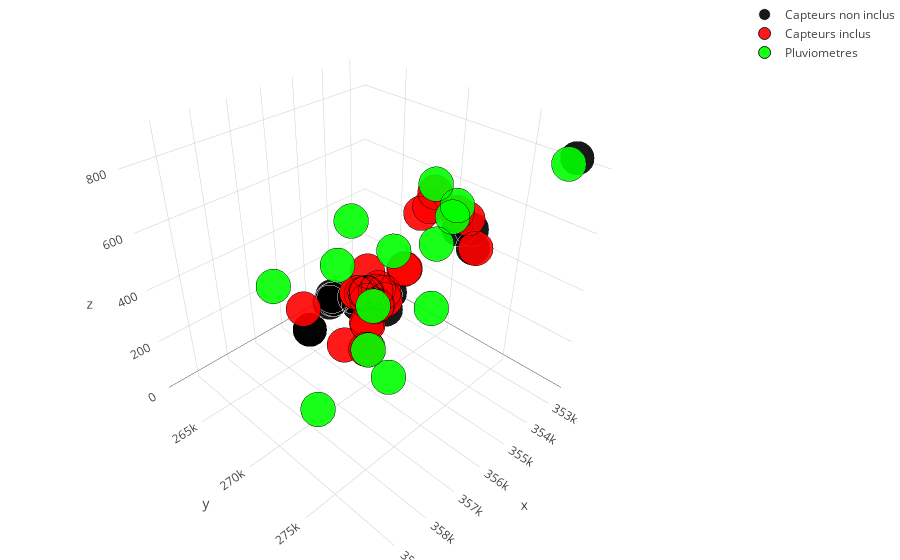
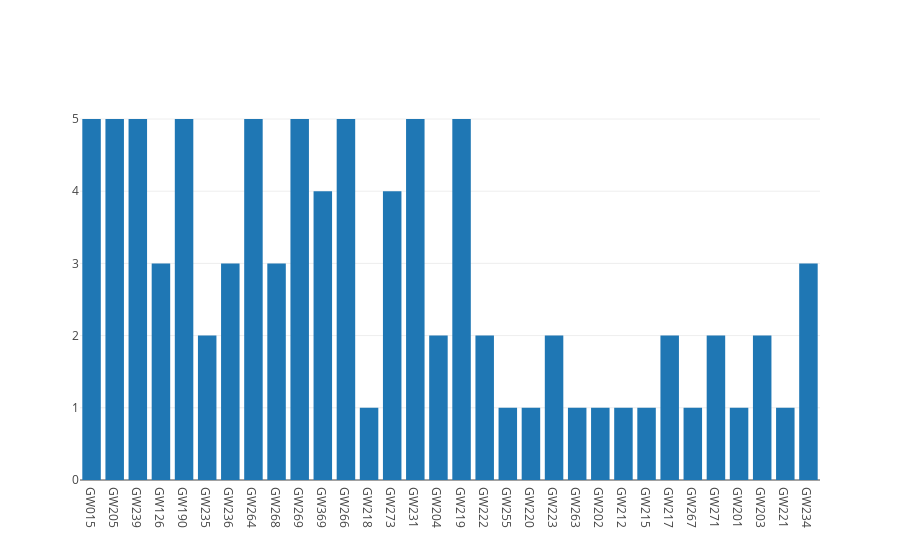
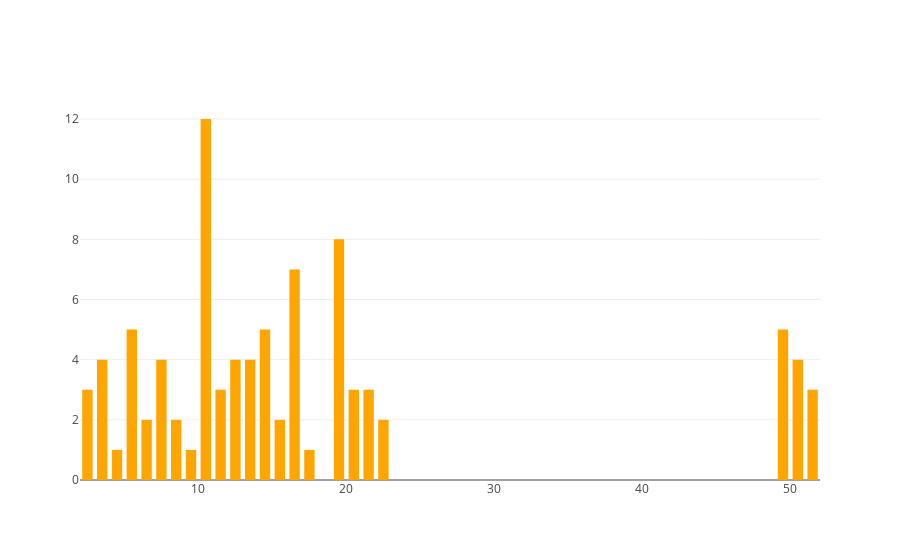
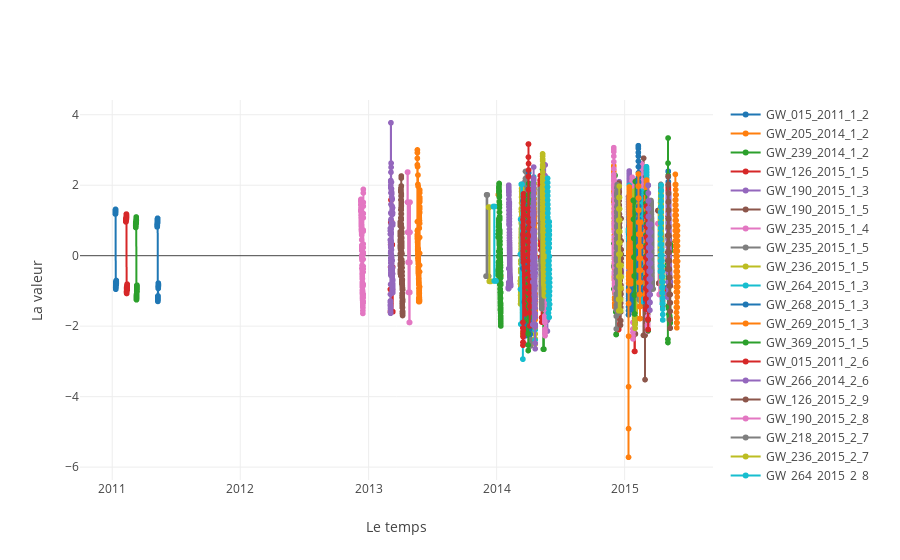

The notebook cell these images were saved under, in order:
### Markdown cell above
### n_obs: numéro du cluster analysé

### Code cell
n_obs = 4
cluster_GW.geo.plotly_3D(cluster_GW.cluster_by_name[n_obs])
#cluster_GW.geo.distance_matrix()
cluster_GW.ploter.plot_histo_2(n_obs)
cluster_GW.clust_hoverview(n_obs)

### Figure 1 — Plotly figure (JSON) as saved in the notebook; plotly's stock layout.template omitted (floating-point values rounded to 4 significant figures)
{"data": [{"hovertext": ["GW011", "GW071", "GW082", "GW200", "GW211", "GW214", "GW225", "GW226", "GW227", "GW232", "GW270", "GW361", "GW362", "GW364", "GW366", "GW367", "GW368", "GW378", "GW379", "GW380", "GW381"], "marker": {"color": "rgb(0, 0, 0)", "line": {"color": "rgb(255, 255, 255)", "width": 1}, "opacity": 0.9, "size": 12, "symbol": "circle"}, "mode": "markers", "name": "Capteurs non inclus", "type": "scatter3d", "x": [354496, 353502, 353732, 353363, 352956, 352742, 354134, 354134, 353694, 353289, 356308, 355045, 355112, 355588, 353682, 358986, 358984, 358672, 358792, 353316, 354115], "y": [274914, 266062, 263743, 262884, 264736, 264728, 261830, 261830, 263213, 262598, 277034, 267983, 268132, 276561, 279098, 273539, 273536, 274392, 274521, 263784, 261954], "z": [560.3, 28.01, 4.46, 16.04, 17.34, 23.4, 4.319, 4.319, 23.47, 5.5, 762.7, 13.62, 14.43, 714.9, 874.9, 542.8, 542.9, 647.6, 640.4, 14.29, 8.24]}, {"hovertext": ["GW015", "GW126", "GW190", "GW201", "GW202", "GW203", "GW204", "GW205", "GW212", "GW215", "GW218", "GW219", "GW220", "GW221", "GW222", "GW223", "GW231", "GW234", "GW235", "GW236", "GW239", "GW263", "GW264", "GW266", "GW268", "GW269", "GW271", "GW369"], "marker": {"color": "rgb(255, 0, 0)", "line": {"color": "rgb(0, 0, 0)", "width": 1}, "opacity": 0.9, "size": 12, "symbol": "circle"}, "mode": "markers", "name": "Capteurs inclus", "type": "scatter3d", "x": [359430, 357185, 357159, 353241, 353266, 353301, 353443, 353475, 352719, 353412, 353466, 355137, 352859, 352649, 353186, 353396, 355386, 353421, 354213, 354252, 355119, 357581, 356261, 356460, 356536, 355521, 356229, 354382], "y": [274526, 275589, 275590, 263418, 263435, 263386, 262807, 262884, 264028, 263858, 265009, 267953, 263479, 263279, 265243, 264909, 266404, 263297, 265778, 265992, 268130, 274049, 275381, 275502, 275134, 276143, 276707, 274922], "z": [664.3, 664.6, 664.5, 21.5, 21.5, 21.6, 18.2, 20.7, 6.01, 5.34, 12.72, 13, 5.523, 4.26, 30.77, 10.35, 3.712, 23.09, 4.31, 5.42, 14.3, 645.4, 829.4, 801.6, 779.6, 733.7, 798.5, 553.2]}, {"hovertext": ["RG007", "RG009", "RG010", "RG011", "RG012", "RG013", "RG014", "RG018", "RG019", "RG023", "RG024", "RG026", "RG027", "RG028"], "marker": {"color": "rgb(0, 255, 0)", "line": {"color": "rgb(0, 0, 0)", "width": 1}, "opacity": 0.9, "size": 12, "symbol": "circle"}, "mode": "markers", "name": "Pluviometres", "type": "scatter3d", "x": [353648, 359693, 358192, 353659, 358059, 356121, 355121, 354572, 356083, 358709, 356252, 355050, 352840, 357484], "y": [265083, 273310, 274507, 278688, 271044, 272373, 268146, 272454, 275066, 274920, 276747, 274330, 269090, 275544], "z": [27.19, 712.3, 829.4, 851.0, 90.34, 108.1, 14.39, 523.0, 837.2, 750, 819, 678, 72, 733]}], "layout": {"margin": {"b": 0, "l": 0, "r": 0, "t": 0}}}

### Figure 2 — Plotly figure (JSON) as saved in the notebook; plotly's stock layout.template omitted (floating-point values rounded to 4 significant figures)
{"data": [{"histfunc": "count", "name": "count captors", "type": "histogram", "x": ["GW015", "GW205", "GW239", "GW126", "GW190", "GW190", "GW235", "GW235", "GW236", "GW264", "GW268", "GW269", "GW369", "GW015", "GW266", "GW126", "GW190", "GW218", "GW236", "GW264", "GW269", "GW273", "GW015", "GW231", "GW239", "GW204", "GW219", "GW219", "GW222", "GW231", "GW231", "GW239", "GW255", "GW266", "GW190", "GW220", "GW223", "GW263", "GW264", "GW266", "GW268", "GW269", "GW273", "GW369", "GW369", "GW219", "GW231", "GW202", "GW212", "GW215", "GW217", "GW219", "GW222", "GW267", "GW271", "GW201", "GW204", "GW266", "GW269", "GW273", "GW015", "GW239", "GW126", "GW203", "GW217", "GW221", "GW223", "GW234", "GW264", "GW266", "GW190", "GW203", "GW239", "GW264", "GW269", "GW273", "GW015", "GW205", "GW205", "GW205", "GW205", "GW219", "GW231", "GW234", "GW234", "GW236", "GW268", "GW271", "GW369"]}], "layout": {}}

### Figure 3 — Plotly figure (JSON) as saved in the notebook; plotly's stock layout.template omitted (floating-point values rounded to 4 significant figures)
{"data": [{"autobinx": false, "histfunc": "count", "marker": {"color": "orange"}, "name": "count weeks", "type": "histogram", "x": ["02", "02", "02", "05", "03", "05", "04", "05", "05", "03", "03", "03", "05", "06", "06", "09", "08", "07", "07", "08", "07", "07", "10", "10", "10", "13", "12", "13", "11", "11", "12", "13", "13", "12", "10", "10", "10", "12", "10", "10", "10", "10", "10", "10", "11", "14", "17", "14", "16", "16", "14", "16", "14", "14", "16", "15", "15", "16", "16", "16", "19", "21", "20", "19", "21", "21", "20", "19", "20", "22", "19", "22", "19", "19", "19", "19", "50", "49", "50", "52", "49", "49", "49", "50", "51", "51", "49", "50", "51"], "xbins": {"end": 52, "size": 1, "start": 1}}], "layout": {"bargroupgap": 0.3}}

### Figure 4 — Plotly figure (JSON) as saved in the notebook; plotly's stock layout.template omitted (floating-point values rounded to 4 significant figures; data arrays with more than 128 entries replaced by an {"elided": "..."} marker saying what was removed)
{"data": [{"mode": "markers+lines", "name": "GW_015_2011_1_2", "type": "scattergl", "x": {"elided": "200 str values"}, "y": {"elided": "200 float values"}}, {"mode": "markers+lines", "name": "GW_205_2014_1_2", "type": "scattergl", "x": {"elided": "168 str values"}, "y": {"elided": "168 float values"}}, {"mode": "markers+lines", "name": "GW_239_2014_1_2", "type": "scattergl", "x": {"elided": "167 str values"}, "y": {"elided": "167 float values"}}, {"mode": "markers+lines", "name": "GW_126_2015_1_5", "type": "scattergl", "x": {"elided": "144 str values"}, "y": {"elided": "144 float values"}}, {"mode": "markers+lines", "name": "GW_190_2015_1_3", "type": "scattergl", "x": {"elided": "168 str values"}, "y": {"elided": "168 float values"}}, {"mode": "markers+lines", "name": "GW_190_2015_1_5", "type": "scattergl", "x": {"elided": "144 str values"}, "y": {"elided": "144 float values"}}, {"mode": "markers+lines", "name": "GW_235_2015_1_4", "type": "scattergl", "x": {"elided": "168 str values"}, "y": {"elided": "168 float values"}}, {"mode": "markers+lines", "name": "GW_235_2015_1_5", "type": "scattergl", "x": {"elided": "144 str values"}, "y": {"elided": "144 float values"}}, {"mode": "markers+lines", "name": "GW_236_2015_1_5", "type": "scattergl", "x": {"elided": "144 str values"}, "y": {"elided": "144 float values"}}, {"mode": "markers+lines", "name": "GW_264_2015_1_3", "type": "scattergl", "x": {"elided": "168 str values"}, "y": {"elided": "168 float values"}}, {"mode": "markers+lines", "name": "GW_268_2015_1_3", "type": "scattergl", "x": {"elided": "168 str values"}, "y": {"elided": "168 float values"}}, {"mode": "markers+lines", "name": "GW_269_2015_1_3", "type": "scattergl", "x": {"elided": "168 str values"}, "y": {"elided": "168 float values"}}, {"mode": "markers+lines", "name": "GW_369_2015_1_5", "type": "scattergl", "x": {"elided": "144 str values"}, "y": {"elided": "144 float values"}}, {"mode": "markers+lines", "name": "GW_015_2011_2_6", "type": "scattergl", "x": {"elided": "205 str values"}, "y": {"elided": "205 float values"}}, {"mode": "markers+lines", "name": "GW_266_2014_2_6", "type": "scattergl", "x": {"elided": "168 str values"}, "y": {"elided": "168 float values"}}, {"mode": "markers+lines", "name": "GW_126_2015_2_9", "type": "scattergl", "x": {"elided": "144 str values"}, "y": {"elided": "144 float values"}}, {"mode": "markers+lines", "name": "GW_190_2015_2_8", "type": "scattergl", "x": {"elided": "168 str values"}, "y": {"elided": "168 float values"}}, {"mode": "markers+lines", "name": "GW_218_2015_2_7", "type": "scattergl", "x": {"elided": "167 str values"}, "y": {"elided": "167 float values"}}, {"mode": "markers+lines", "name": "GW_236_2015_2_7", "type": "scattergl", "x": {"elided": "167 str values"}, "y": {"elided": "167 float values"}}, {"mode": "markers+lines", "name": "GW_264_2015_2_8", "type": "scattergl", "x": {"elided": "168 str values"}, "y": {"elided": "168 float values"}}, {"mode": "markers+lines", "name": "GW_269_2015_2_7", "type": "scattergl", "x": {"elided": "168 str values"}, "y": {"elided": "168 float values"}}, {"mode": "markers+lines", "name": "GW_273_2015_2_7", "type": "scattergl", "x": {"elided": "168 str values"}, "y": {"elided": "168 float values"}}, {"mode": "markers+lines", "name": "GW_015_2011_3_10", "type": "scattergl", "x": {"elided": "219 str values"}, "y": {"elided": "219 float values"}}, {"mode": "markers+lines", "name": "GW_231_2013_3_10", "type": "scattergl", "x": {"elided": "168 str values"}, "y": {"elided": "168 float values"}}, {"mode": "markers+lines", "name": "GW_239_2013_3_10", "type": "scattergl", "x": {"elided": "168 str values"}, "y": {"elided": "168 float values"}}, {"mode": "markers+lines", "name": "GW_204_2014_3_13", "type": "scattergl", "x": {"elided": "168 str values"}, "y": {"elided": "168 float values"}}, {"mode": "markers+lines", "name": "GW_219_2014_3_12", "type": "scattergl", "x": {"elided": "157 str values"}, "y": {"elided": "157 float values"}}, {"mode": "markers+lines", "name": "GW_219_2014_3_13", "type": "scattergl", "x": {"elided": "168 str values"}, "y": {"elided": "168 float values"}}, {"mode": "markers+lines", "name": "GW_222_2014_3_11", "type": "scattergl", "x": {"elided": "168 str values"}, "y": {"elided": "168 float values"}}, {"mode": "markers+lines", "name": "GW_231_2014_3_11", "type": "scattergl", "x": {"elided": "168 str values"}, "y": {"elided": "168 float values"}}, {"mode": "markers+lines", "name": "GW_231_2014_3_12", "type": "scattergl", "x": {"elided": "168 str values"}, "y": {"elided": "168 float values"}}, {"mode": "markers+lines", "name": "GW_239_2014_3_13", "type": "scattergl", "x": {"elided": "168 str values"}, "y": {"elided": "168 float values"}}, {"mode": "markers+lines", "name": "GW_255_2014_3_13", "type": "scattergl", "x": {"elided": "168 str values"}, "y": {"elided": "168 float values"}}, {"mode": "markers+lines", "name": "GW_266_2014_3_12", "type": "scattergl", "x": {"elided": "168 str values"}, "y": {"elided": "168 float values"}}, {"mode": "markers+lines", "name": "GW_190_2015_3_10", "type": "scattergl", "x": {"elided": "168 str values"}, "y": {"elided": "168 float values"}}, {"mode": "markers+lines", "name": "GW_220_2015_3_10", "type": "scattergl", "x": {"elided": "168 str values"}, "y": {"elided": "168 float values"}}, {"mode": "markers+lines", "name": "GW_223_2015_3_10", "type": "scattergl", "x": {"elided": "168 str values"}, "y": {"elided": "168 float values"}}, {"mode": "markers+lines", "name": "GW_263_2015_3_12", "type": "scattergl", "x": {"elided": "168 str values"}, "y": {"elided": "168 float values"}}, {"mode": "markers+lines", "name": "GW_264_2015_3_10", "type": "scattergl", "x": {"elided": "168 str values"}, "y": {"elided": "168 float values"}}, {"mode": "markers+lines", "name": "GW_266_2015_3_10", "type": "scattergl", "x": {"elided": "168 str values"}, "y": {"elided": "168 float values"}}, {"mode": "markers+lines", "name": "GW_268_2015_3_10", "type": "scattergl", "x": {"elided": "168 str values"}, "y": {"elided": "168 float values"}}, {"mode": "markers+lines", "name": "GW_269_2015_3_10", "type": "scattergl", "x": {"elided": "168 str values"}, "y": {"elided": "168 float values"}}, {"mode": "markers+lines", "name": "GW_273_2015_3_10", "type": "scattergl", "x": {"elided": "168 str values"}, "y": {"elided": "168 float values"}}, {"mode": "markers+lines", "name": "GW_369_2015_3_10", "type": "scattergl", "x": {"elided": "168 str values"}, "y": {"elided": "168 float values"}}, {"mode": "markers+lines", "name": "GW_369_2015_3_11", "type": "scattergl", "x": {"elided": "168 str values"}, "y": {"elided": "168 float values"}}, {"mode": "markers+lines", "name": "GW_219_2013_4_14", "type": "scattergl", "x": {"elided": "168 str values"}, "y": {"elided": "168 float values"}}, {"mode": "markers+lines", "name": "GW_231_2013_4_17", "type": "scattergl", "x": {"elided": "168 str values"}, "y": {"elided": "168 float values"}}, {"mode": "markers+lines", "name": "GW_202_2014_4_14", "type": "scattergl", "x": {"elided": "143 str values"}, "y": {"elided": "143 float values"}}, {"mode": "markers+lines", "name": "GW_212_2014_4_16", "type": "scattergl", "x": {"elided": "168 str values"}, "y": {"elided": "168 float values"}}, {"mode": "markers+lines", "name": "GW_215_2014_4_16", "type": "scattergl", "x": {"elided": "168 str values"}, "y": {"elided": "168 float values"}}, {"mode": "markers+lines", "name": "GW_217_2014_4_14", "type": "scattergl", "x": {"elided": "144 str values"}, "y": {"elided": "144 float values"}}, {"mode": "markers+lines", "name": "GW_219_2014_4_16", "type": "scattergl", "x": {"elided": "168 str values"}, "y": {"elided": "168 float values"}}, {"mode": "markers+lines", "name": "GW_222_2014_4_14", "type": "scattergl", "x": {"elided": "144 str values"}, "y": {"elided": "144 float values"}}, {"mode": "markers+lines", "name": "GW_267_2014_4_14", "type": "scattergl", "x": {"elided": "144 str values"}, "y": {"elided": "144 float values"}}, {"mode": "markers+lines", "name": "GW_271_2014_4_16", "type": "scattergl", "x": {"elided": "168 str values"}, "y": {"elided": "168 float values"}}, {"mode": "markers+lines", "name": "GW_201_2015_4_15", "type": "scattergl", "x": {"elided": "153 str values"}, "y": {"elided": "153 float values"}}, {"mode": "markers+lines", "name": "GW_204_2015_4_15", "type": "scattergl", "x": {"elided": "168 str values"}, "y": {"elided": "168 float values"}}, {"mode": "markers+lines", "name": "GW_266_2015_4_16", "type": "scattergl", "x": {"elided": "167 str values"}, "y": {"elided": "167 float values"}}, {"mode": "markers+lines", "name": "GW_269_2015_4_16", "type": "scattergl", "x": {"elided": "168 str values"}, "y": {"elided": "168 float values"}}, {"mode": "markers+lines", "name": "GW_273_2015_4_16", "type": "scattergl", "x": {"elided": "168 str values"}, "y": {"elided": "168 float values"}}, {"mode": "markers+lines", "name": "GW_015_2011_5_19", "type": "scattergl", "x": {"elided": "236 str values"}, "y": {"elided": "236 float values"}}, {"mode": "markers+lines", "name": "GW_239_2013_5_21", "type": "scattergl", "x": {"elided": "168 str values"}, "y": {"elided": "168 float values"}}, {"mode": "markers+lines", "name": "GW_126_2014_5_20", "type": "scattergl", "x": {"elided": "167 str values"}, "y": {"elided": "167 float values"}}, {"mode": "markers+lines", "name": "GW_203_2014_5_19", "type": "scattergl", "x": {"elided": "168 str values"}, "y": {"elided": "168 float values"}}, {"mode": "markers+lines", "name": "GW_217_2014_5_21", "type": "scattergl", "x": {"elided": "168 str values"}, "y": {"elided": "168 float values"}}, {"mode": "markers+lines", "name": "GW_221_2014_5_21", "type": "scattergl", "x": {"elided": "168 str values"}, "y": {"elided": "168 float values"}}, {"mode": "markers+lines", "name": "GW_223_2014_5_20", "type": "scattergl", "x": {"elided": "168 str values"}, "y": {"elided": "168 float values"}}, {"mode": "markers+lines", "name": "GW_234_2014_5_19", "type": "scattergl", "x": {"elided": "166 str values"}, "y": {"elided": "166 float values"}}, {"mode": "markers+lines", "name": "GW_264_2014_5_20", "type": "scattergl", "x": {"elided": "168 str values"}, "y": {"elided": "168 float values"}}, {"mode": "markers+lines", "name": "GW_266_2014_5_22", "type": "scattergl", "x": {"elided": "144 str values"}, "y": {"elided": "144 float values"}}, {"mode": "markers+lines", "name": "GW_190_2015_5_19", "type": "scattergl", "x": {"elided": "168 str values"}, "y": {"elided": "168 float values"}}, {"mode": "markers+lines", "name": "GW_203_2015_5_22", "type": "scattergl", "x": {"elided": "168 str values"}, "y": {"elided": "168 float values"}}, {"mode": "markers+lines", "name": "GW_239_2015_5_19", "type": "scattergl", "x": {"elided": "168 str values"}, "y": {"elided": "168 float values"}}, {"mode": "markers+lines", "name": "GW_264_2015_5_19", "type": "scattergl", "x": {"elided": "168 str values"}, "y": {"elided": "168 float values"}}, {"mode": "markers+lines", "name": "GW_269_2015_5_19", "type": "scattergl", "x": {"elided": "168 str values"}, "y": {"elided": "168 float values"}}, {"mode": "markers+lines", "name": "GW_273_2015_5_19", "type": "scattergl", "x": {"elided": "168 str values"}, "y": {"elided": "168 float values"}}, {"mode": "markers+lines", "name": "GW_015_2012_12_50", "type": "scattergl", "x": {"elided": "162 str values"}, "y": {"elided": "162 float values"}}, {"mode": "markers+lines", "name": "GW_205_2013_12_49", "type": "scattergl", "x": {"elided": "167 str values"}, "y": {"elided": "167 float values"}}, {"mode": "markers+lines", "name": "GW_205_2013_12_50", "type": "scattergl", "x": {"elided": "168 str values"}, "y": {"elided": "168 float values"}}, {"mode": "markers+lines", "name": "GW_205_2013_12_52", "type": "scattergl", "x": {"elided": "168 str values"}, "y": {"elided": "168 float values"}}, {"mode": "markers+lines", "name": "GW_205_2014_12_49", "type": "scattergl", "x": {"elided": "168 str values"}, "y": {"elided": "168 float values"}}, {"mode": "markers+lines", "name": "GW_219_2014_12_49", "type": "scattergl", "x": {"elided": "168 str values"}, "y": {"elided": "168 float values"}}, {"mode": "markers+lines", "name": "GW_231_2014_12_49", "type": "scattergl", "x": {"elided": "167 str values"}, "y": {"elided": "167 float values"}}, {"mode": "markers+lines", "name": "GW_234_2014_12_50", "type": "scattergl", "x": {"elided": "168 str values"}, "y": {"elided": "168 float values"}}, {"mode": "markers+lines", "name": "GW_234_2014_12_51", "type": "scattergl", "x": {"elided": "168 str values"}, "y": {"elided": "168 float values"}}, {"mode": "markers+lines", "name": "GW_236_2014_12_51", "type": "scattergl", "x": {"elided": "168 str values"}, "y": {"elided": "168 float values"}}, {"mode": "markers+lines", "name": "GW_268_2014_12_49", "type": "scattergl", "x": {"elided": "168 str values"}, "y": {"elided": "168 float values"}}, {"mode": "markers+lines", "name": "GW_271_2014_12_50", "type": "scattergl", "x": {"elided": "168 str values"}, "y": {"elided": "168 float values"}}, {"mode": "markers+lines", "name": "GW_369_2014_12_51", "type": "scattergl", "x": {"elided": "168 str values"}, "y": {"elided": "168 float values"}}], "layout": {"xaxis": {"title": "Le temps"}, "yaxis": {"title": "La valeur"}}}
